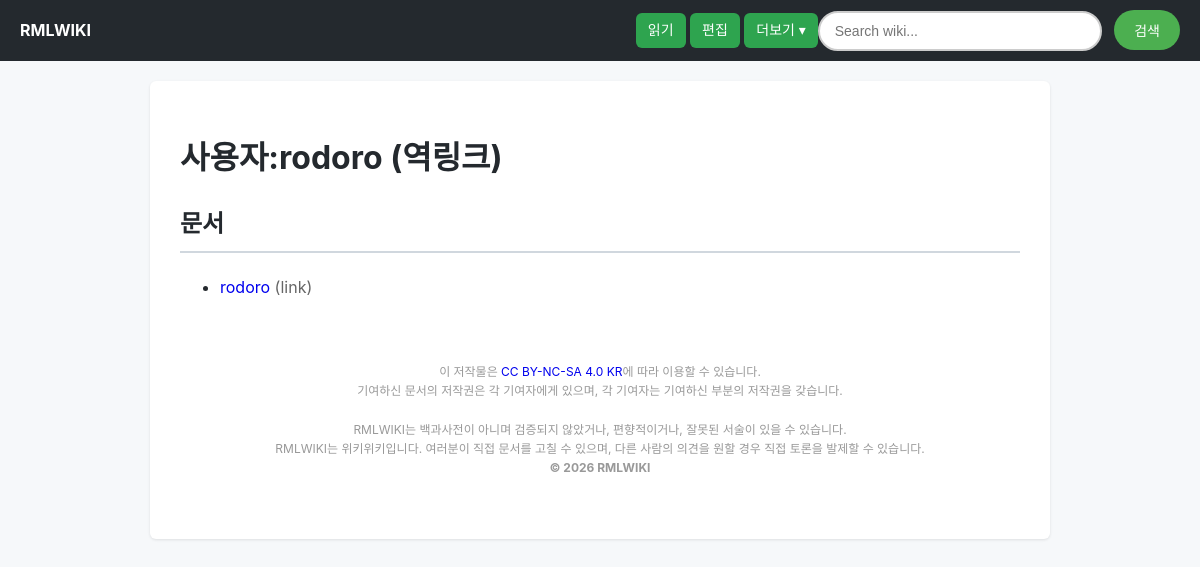
/backlink/사용자:rodoro, run on the app's committed database.
### tables this page shows
CREATE TABLE documents (
            id INTEGER PRIMARY KEY AUTOINCREMENT,
            title TEXT UNIQUE,
            content TEXT,
            is_protected INTEGER DEFAULT 0
        );

### app.py (the view)
@app.route("/backlink/<path:Document>")
def backlink(Document):
    Document = prefix(Document)
    return flask.render_template(
        "index.html",
        title=Document,
        mode="backlink",
        backlinks=get_backlinks(Document),
        wiki_name=config.WIKI_NAME,
        wiki_page=config.MAIN_PAGE,
        wiki_color=config.LOGO_COLOR
    )

### app.py (called while the page is built, shortened)
@app.context_processor
def inject_footer_content():
    return {
        "footer_content": config.FOOTER_CONTENT,
        "is_operator": is_admin_role(get_current_user_role())
    }

def prefix(Document):
    Document = urllib.parse.unquote(Document)
    if Document.startswith("문서:"):
        Document = Document[len("문서:"):]
    return Document

def normalize_redirect_target(target):
    if target is None:
        return None
    target = str(target).strip()
    if not target:
        return None
    target = urllib.parse.unquote(target)
    target = target.strip()
    if target.startswith("문서:"):
        target = target[len("문서:"):]
    return target or None

def get_document_namespace(title):
    for namespace in config.NAMESPACE_LIST:
        if title.startswith(f"{namespace}:"):
            return namespace
    return "문서"

def is_admin_role(role):
    if role is None:
        return False

def get_current_user_role():
    if flask.session.get('operator_authenticated'):
        return 'admin'
    username = flask.session.get('user')
    if not username:
        return None

def get_client_ip():
    return flask.request.remote_addr or "unknown"

def get_active_blocks(target_type, target):
    if not target:
        return []
    now = datetime.datetime.now().replace(microsecond=0).isoformat(sep=" ")
    conn = sqlite3.connect(config.DB_PATH)
    try:
        rows = conn.execute(
            """
            SELECT id, target_type, target, expires_at, reason, action,
                   blocked_by, created_at
            FROM access_blocks
            WHERE active = 1
              AND target_type = ?
              AND target = ?
              AND (expires_at IS NULL OR expires_at > ?)
            ORDER BY id DESC
            """,
            (target_type, target, now)
        ).fetchall()
        return rows
    finally:
        conn.close()

### templates/index.html (shortened to what this page needs)
<!DOCTYPE html>
<html lang="ko">
<head>
    <link rel="stylesheet" href="{{ url_for('static', filename='style.css') }}">
</head>
<body data-page-mode="{{ mode }}" data-document-title="{{ title }}" data-main-page="{{ wiki_page }}">
    <div class="menu">
        <a href="/w/{{ wiki_page }}" style="text-decoration: none; color: {{ wiki_color or 'white' }};"><b>{{ wiki_name or 'WIKI' }}</b></a>
        <a href="{{ url_for('view', Document=title) }}" class="box">읽기</a>&nbsp;
        <a href="{{ url_for('editing', Document=title) }}" class="box">편집</a>&nbsp;
        <details class="menu-more">
            <summary>더보기</summary>
        </details>
        <form action="/search">
            <input type="text" name="q" placeholder="Search wiki...">
            <button>검색</button>
        </form>
    </div>
    <div class="container">
        {% if mode == "w" %}
            <h1>{{ title }} {% if version %}(r{{ version }} 버전){% endif %}</h1>
            {% if come %}
                <div style="margin: 12px 0 16px; padding: 12px 14px; border: 1px solid #d0ebff; border-radius: 6px; background: #f1f8ff; color: #1864ab;">
                    <strong>↩ 리다이렉트 안내</strong><br>
                    이전 문서 <b>{{ come }}</b>에서 이 문서로 이동했습니다.<br>
                    <hr>
                    <a href="/edit/{{ come }}" style="color: #1864ab;"><strong>“{{ come }}” 문서 수정하러 가기</strong></a>
                </div>
            {% endif %}
            {% if letter %}
                <div class="Stub">이 문서는 토막글 문서입니다. 여러분의 기여로 문서를 가득 채워주시길 바랍니다.</div>
            {% endif %}
            <div class="wiki-body">
                {{ detail|safe }}
            </div>
        {% elif mode == "raw" %}
            <h1>{{ title }} (RAW r{{ version }})</h1>
            <textarea id="raw-document-content" class="wiki-raw-source" readonly>{{ raw_content }}</textarea>
            <button type="button" class="wiki-version-copy" data-copy-target="raw-document-content">전체 복사</button>
        {% elif mode == "edit" %}
            <h1>{{ title }} (편집)</h1>
            <form method='post' id="document-edit-form">
                <textarea name='content' rows='20' style="width: 100%; box-sizing: border-box;">{{ detail }}</textarea><br>
                <button type='submit' style="margin-top: 10px; padding: 10px 20px;">저장</button>
            </form>
        {% elif mode == "backlink" %}
            <h1>{{ title }} (역링크)</h1>
            {% if backlinks %}
                {% for namespace, items in backlinks.items() %}
                    <section style="margin: 20px 0 28px;">
                        <h2 style="border-bottom: 2px solid #d0d7de; padding-bottom: 8px;">{{ namespace }}</h2>
                        <ul style="line-height: 1.8;">
                        {% for item in items %}
                            <li>
                                <a href="{{ url_for('view', Document=item.title) }}">{{ item.title }}</a>
                                <span style="color: #666;">({{ item.type }})</span>
                            </li>
                        {% endfor %}
                        </ul>
                    </section>
                {% endfor %}
            {% else %}
                <p>이 문서를 가리키는 역링크가 없습니다.</p>
            {% endif %}
        {% elif mode == "admin" %}
            <h1>{{ title }}</h1>
        {% endif %}
        {{ footer_content|safe }}
    </div>
</body>
</html>

### static/style.css (style rules this page uses)
body { font-family: -apple-system, BlinkMacSystemFont, "Segoe UI", Roboto, "Helvetica Neue", Arial, sans-serif; line-height: 1.6; color: #24292e; background-color: #f6f8fa; margin: 0; padding: 0; display: flex; flex-direction: column; align-items: center; }
.container { width: 100%; max-width: 900px; background: #ffffff; padding: 30px; margin: 20px 0; box-shadow: 0 1px 3px rgba(0,0,0,0.1); border-radius: 6px; box-sizing: border-box; }
.menu { width: 100%; background-color: #24292e; padding: 10px 20px; display: flex; justify-content: flex-end; box-sizing: border-box; align-items: center; }
.menu .box, .menu-more > summary, .wiki-btn-create { background-color: #2ea44f; color: white; border: none; padding: 6px 12px; font-size: 14px; font-weight: 500; border-radius: 6px; cursor: pointer; transition: background 0.2s; text-decoration: none; }
.menu > a:first-child { margin-right: auto; }
.menu-more { position: relative; }
.menu-more > summary { list-style: none; }
.menu-more > summary::after { content: " ▾"; }
a { text-decoration: none; }
.menu input[type="text"] { width: 250px; padding: 10px 15px; border: 2px solid #ccc; border-radius: 25px; font-size: 14px; outline: none; transition: all 0.3s ease; }
button { padding: 10px 20px; margin-left: 8px; border: none; border-radius: 25px; background-color: #4CAF50; color: white; font-size: 14px; cursor: pointer; transition: background-color 0.3s ease; }
footer { text-align: center; padding: 20px; font-size: 12px; color: #999; }

### data on the page
documents: title "사용자:rodoro"
documents: title "rodoro", type "link"

### other printed values
{{ wiki_name or 'WIKI' }} "RMLWIKI"
{{ namespace }} "문서"
